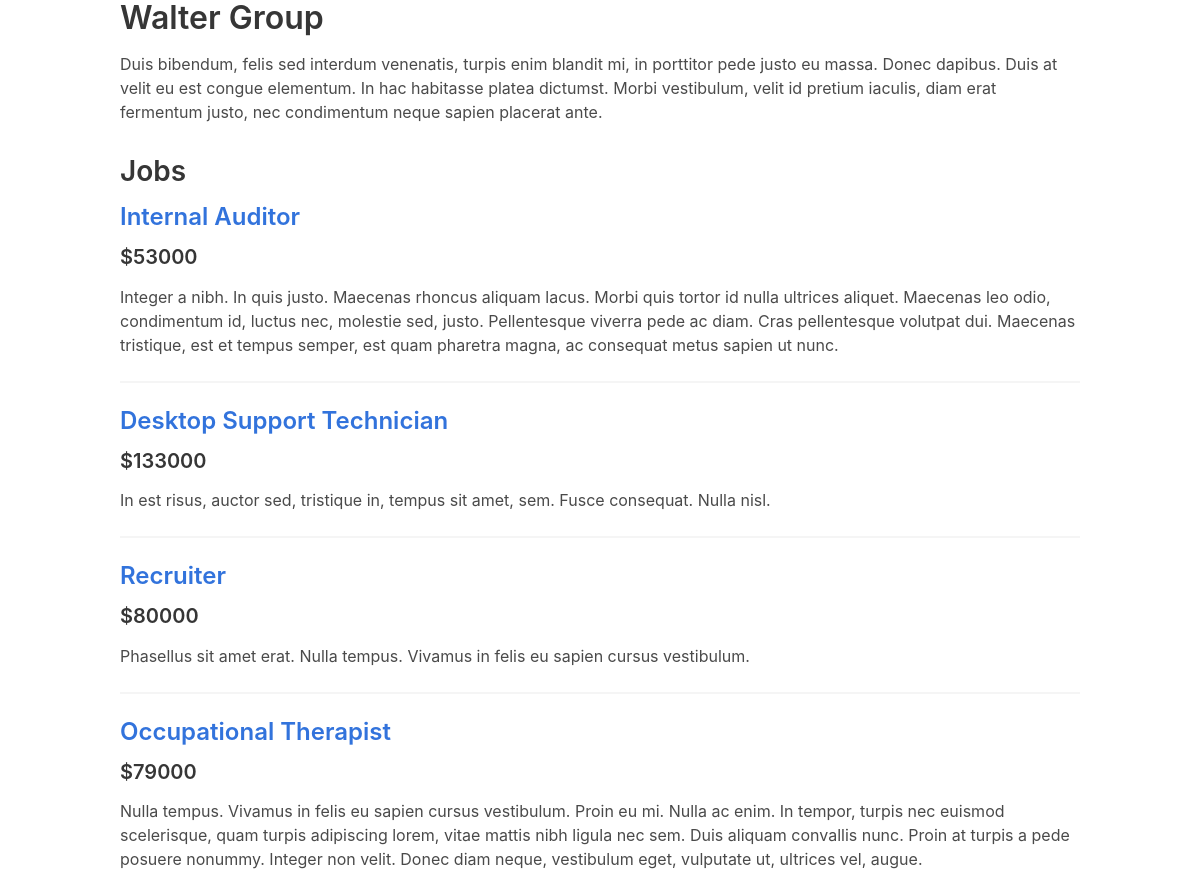
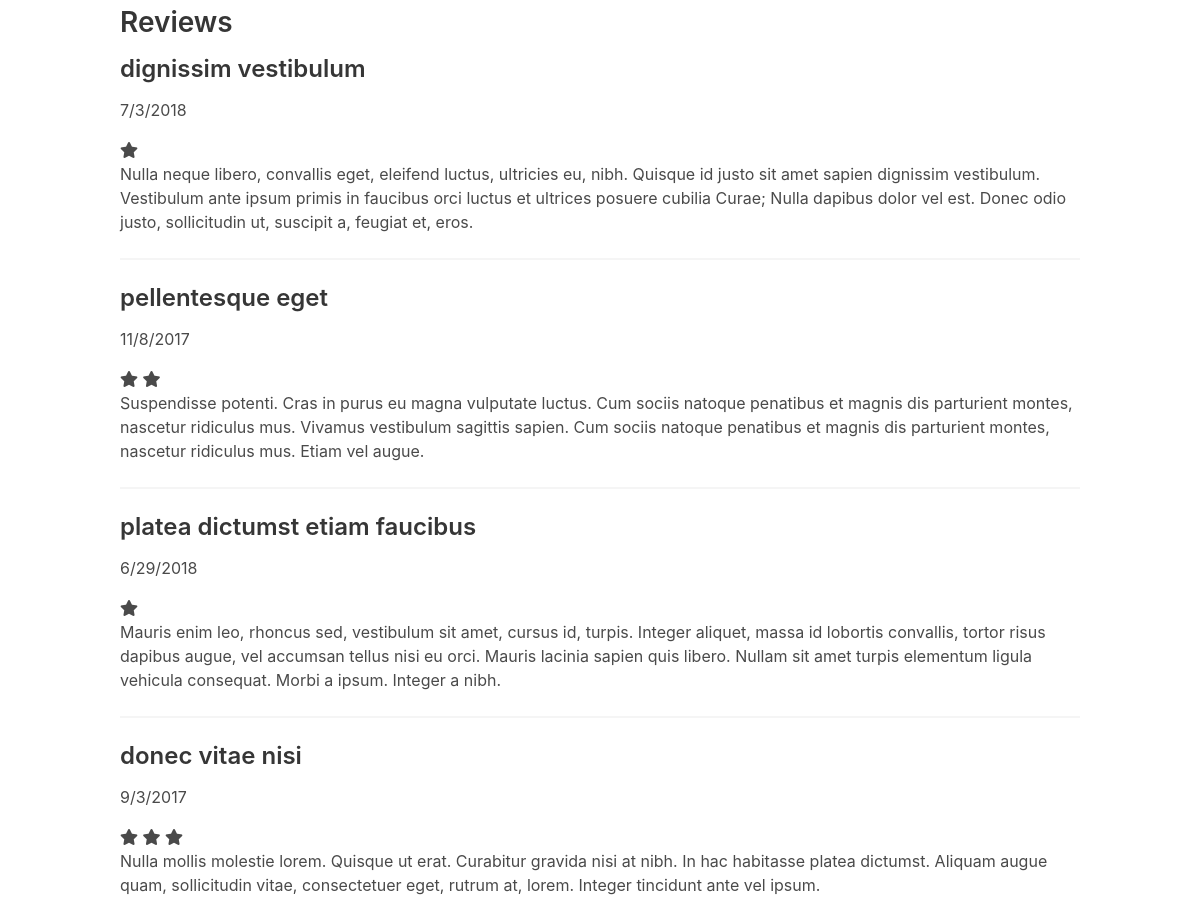
Page /employer/21 on the committed database (2 pictures, top to bottom).
### tables this page shows
CREATE TABLE employer (id INTEGER PRIMARY KEY AUTOINCREMENT, name VARCHAR NOT NULL, description TEXT, address VARCHAR NOT NULL, city VARCHAR NOT NULL, state VARCHAR NOT NULL, zip VARCHAR NOT NULL);

CREATE TABLE job (id INTEGER PRIMARY KEY AUTOINCREMENT, title VARCHAR NOT NULL, description TEXT NOT NULL, salary VARCHAR NOT NULL, employer_id INT NOT NULL);

CREATE TABLE review (id integer PRIMARY KEY AUTOINCREMENT, review TEXT DEFAULT NULL, rating INTEGER, title VARCHAR, date DATETIME, status VARCHAR, employer_id INTEGER);

### app.py (the view)
@app.route('/employer/<employer_id>')
def employer(employer_id):
    employer = query_db('SELECT * FROM employer WHERE id=?', [employer_id], True)
    jobs = query_db(
        'SELECT job.id, job.title, job.description, job.salary'
        ' FROM job JOIN employer ON employer.id = job.employer_id'
        ' WHERE employer.id = ?', [employer_id])
    reviews = query_db(
        'SELECT review, rating, title, date, status'
        ' FROM review JOIN employer ON employer.id = review.employer_id'
        ' WHERE employer.id = ?', [employer_id])
    return render_template('employer.html', employer=employer, jobs=jobs, reviews=reviews)

### app.py (called while the page is built)
def get_db():
    db = getattr(g, '_database', None)
    if db is None:
        db = g._database = sqlite3.connect(DATABASE)
    db.row_factory = sqlite3.Row
    return db

def query_db(query, args=(), one=False):
    cur = get_db().execute(query, args)
    rv = cur.fetchall()
    cur.close()
    return (rv[0] if rv else None) if one else rv

@app.teardown_appcontext
def close_connection(exception):
    db = getattr(g, '_database', None)
    if db is not None:
        db.close()

### templates/employer.html
{% extends "layout.html" %}
{% block content %}
  <div>
    <h1>{{ employer['name'] }}</h1>
    <div class="description">
      <p>{{ employer['description'] }}</p>
    </div>
  </div>
  <h2>Jobs</h2>
  {% for job in jobs %}
    <div>
      <h3>
        <a href="{{ url_for('job', job_id=job['id']) }}">
          {{ job['title'] }}
        </a>
      </h3>
      <div class="description">
        <h4>${{ job['salary'] }}</h4>
        <p>{{ job['description'] }}</p>
      </div>
    </div>
    {% if not loop.last %}
      <hr>
    {% endif %}
  {% endfor %}
  <h2>Reviews</h2>
  {% for review in reviews %}
    <div>
      <h3>{{ review['title'] }}</h3>
      <div class="review">
        <p>{{ review['date'] }}</p>
        {% for _ in range(1, review['rating']): %}
          <span class="fa fa-star checked"></span>
        {% endfor %}
        <p>{{ review['review'] }}</p>
      </div>
    </div>
    {% if not loop.last %}
      <hr>
    {% endif %}
  {% endfor %}
{% endblock %}

### rows in the picture
employer: name "Walter Group", description "Duis bibendum, felis sed interdum venenatis, turpis enim blandit mi, in porttitor pede justo eu massa. Donec dapibus. Duis at velit eu est congue elementum. In hac habitasse platea dictumst. Morbi vestibulum, velit id pretium iaculis, diam erat fermentum justo, nec condimentum neque sapien placerat ante."
job: title "Internal Auditor", salary "53000", description "Integer a nibh. In quis justo. Maecenas rhoncus aliquam lacus. Morbi quis tortor id nulla ultrices aliquet. Maecenas leo odio, condimentum id, luctus nec, molestie sed, justo. Pellentesque viverra pede ac diam. Cras pellentesque volutpat dui. Maecenas tristique, est et tempus semper, est quam pharetra magna, ac consequat metus sapien ut nunc."
job: title "Desktop Support Technician", salary "133000", description "In est risus, auctor sed, tristique in, tempus sit amet, sem. Fusce consequat. Nulla nisl."
job: title "Recruiter", salary "80000", description "Phasellus sit amet erat. Nulla tempus. Vivamus in felis eu sapien cursus vestibulum."
job: title "Occupational Therapist", salary "79000", description "Nulla tempus. Vivamus in felis eu sapien cursus vestibulum. Proin eu mi. Nulla ac enim. In tempor, turpis nec euismod scelerisque, quam turpis adipiscing lorem, vitae mattis nibh ligula nec sem. Duis aliquam convallis nunc. Proin at turpis a pede posuere nonummy. Integer non velit. Donec diam neque, vestibulum eget, vulputate ut, ultrices vel, augue."
review: title "dignissim vestibulum", date "7/3/2018", review "Nulla neque libero, convallis eget, eleifend luctus, ultricies eu, nibh. Quisque id justo sit amet sapien dignissim vestibulum. Vestibulum ante ipsum primis in faucibus orci luctus et ultrices posuere cubilia Curae; Nulla dapibus dolor vel est. Donec odio justo, sollicitudin ut, suscipit a, feugiat et, eros."
review: title "pellentesque eget", date "11/8/2017", review "Suspendisse potenti. Cras in purus eu magna vulputate luctus. Cum sociis natoque penatibus et magnis dis parturient montes, nascetur ridiculus mus. Vivamus vestibulum sagittis sapien. Cum sociis natoque penatibus et magnis dis parturient montes, nascetur ridiculus mus. Etiam vel augue."
review: title "platea dictumst etiam faucibus", date "6/29/2018", review "Mauris enim leo, rhoncus sed, vestibulum sit amet, cursus id, turpis. Integer aliquet, massa id lobortis convallis, tortor risus dapibus augue, vel accumsan tellus nisi eu orci. Mauris lacinia sapien quis libero. Nullam sit amet turpis elementum ligula vehicula consequat. Morbi a ipsum. Integer a nibh."
review: title "donec vitae nisi", date "9/3/2017", review "Nulla mollis molestie lorem. Quisque ut erat. Curabitur gravida nisi at nibh. In hac habitasse platea dictumst. Aliquam augue quam, sollicitudin vitae, consectetuer eget, rutrum at, lorem. Integer tincidunt ante vel ipsum."
